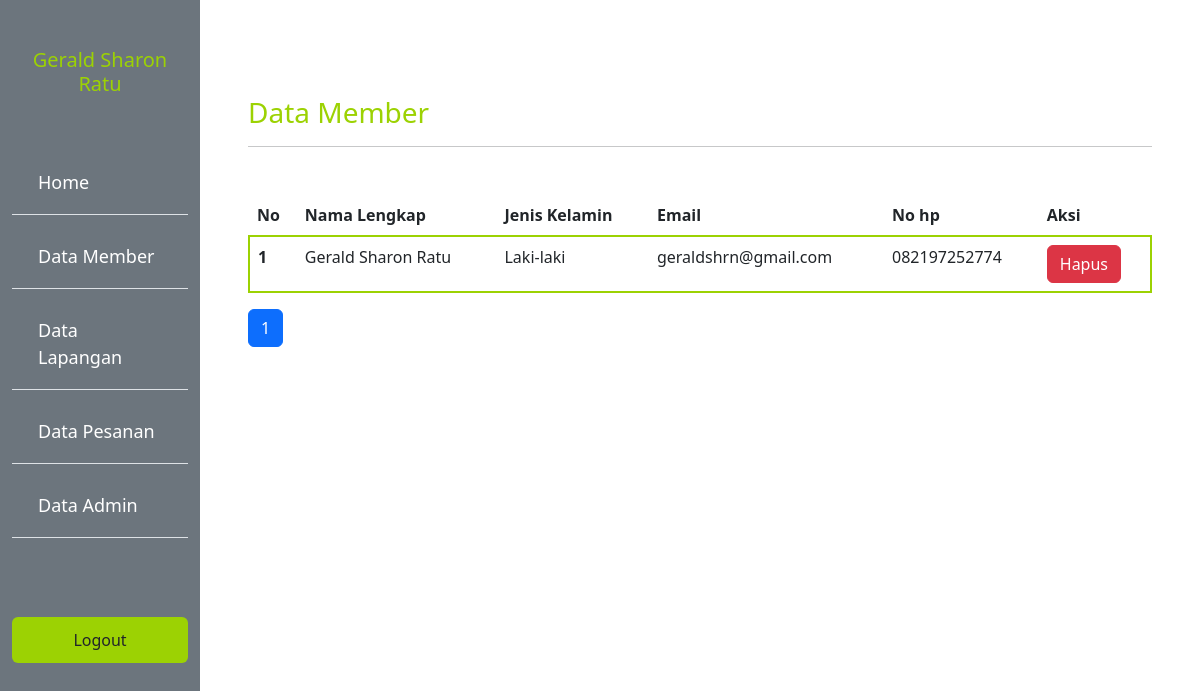
Screenshot of /admin/member.php (signed in) with the database file from the repository.
### tables this page shows
CREATE TABLE `user_212279` (
  `212279_id_user` int(11) NOT NULL,
  `212279_email` varchar(50) NOT NULL,
  `212279_password` varchar(32) NOT NULL,
  `212279_no_handphone` varchar(20) NOT NULL,
  `212279_jenis_kelamin` varchar(10) NOT NULL,
  `212279_nama_lengkap` varchar(60) NOT NULL,
  `212279_alamat` text NOT NULL,
  `212279_foto` text NOT NULL
);

### functions.php (called while the page is built, shortened)
<?php
$conn = mysqli_connect("localhost", "root", "", "dbfutsal");
function query($query)
{
  global $conn;
  $result = mysqli_query($conn, $query);
  $rows = [];
  while ($row = mysqli_fetch_assoc($result)) {
    $rows[] = $row;
  }
  return $rows;
}

### admin/member.php (the view, shortened to what this page needs)
<?php
require "../functions.php";
$jmlHalamanPerData = 5;
$jumlahData = count(query("SELECT * FROM user_212279"));
$jmlHalaman = ceil($jumlahData / $jmlHalamanPerData);
if (isset($_GET["halaman"])) {
  $halamanAktif = $_GET["halaman"];
} else {
  $halamanAktif = 1;
}
$awalData = ($jmlHalamanPerData * $halamanAktif) - $jmlHalamanPerData;
$member = query("SELECT * FROM user_212279 LIMIT $awalData, $jmlHalamanPerData");
?>
<!DOCTYPE html>
<html lang="en">
<head>
  <link rel="stylesheet" href="../style.css">
  <link href="https://cdn.jsdelivr.net/npm/bootstrap@5.3.0-alpha1/dist/css/bootstrap.min.css" rel="stylesheet">
</head>
<body>
  <div class="container-fluid">
    <div class="row min-vh-100">
      <div class="sidebar col-2 bg-secondary">
        <h5 class="mt-5 judul text-center"><?= $_SESSION["username"]; ?></h5>
        <ul class="list-group list-group-flush">
          <li class="list-group-item bg-transparent"><a href="home.php">Home</a></li>
          <li class="list-group-item bg-transparent"><a href="member.php">Data Member</a></li>
          <li class="list-group-item bg-transparent"><a href="lapangan.php">Data Lapangan</a></li>
          <li class="list-group-item bg-transparent"><a href="pesan.php">Data Pesanan</a></li>
          <li class="list-group-item bg-transparent"><a href="admin.php">Data Admin</a></li>
          <li class="list-group-item bg-transparent"></li>
        </ul>
        <a href="../logout.php" class="mt-5 btn btn-inti text-dark">Logout</a>
      </div>
      <div class="col-10 p-5 mt-5">
        <h3 class="judul">Data Member</h3>
        <hr>
        <table class="table table-hover mt-5">
          <thead class="table-inti">
            <tr>
              <th scope="col">No</th>
              <th scope="col">Nama Lengkap</th>
              <th scope="col">Jenis Kelamin</th>
              <th scope="col">Email</th>
              <th scope="col">No hp </th>
              <th scope="col">Aksi</th>
            </tr>
          </thead>
          <form action="" method="post">
            <tbody class="text">
              <?php $i = 1; ?>
              <?php foreach ($member as $row) : ?>
                <tr>
                  <th scope="row"><?= $i; ?></th>
                  <td><?= $row["212279_nama_lengkap"]; ?></td>
                  <td><?= $row["212279_jenis_kelamin"]; ?></td>
                  <td><?= $row["212279_email"]; ?></td>
                  <td><?= $row["212279_no_handphone"]; ?></td>
                  <td>
                    <a href="./controller/hapusMember.php?id=<?= $row["212279_id_user"]; ?>" class="btn btn-danger">Hapus</a>
                  </td>
                </tr>
                <?php $i++; ?>
              <?php endforeach; ?>
            </tbody>
          </form>
        </table>
        <ul class="pagination">
          <?php for ($i = 1; $i <= $jmlHalaman; $i++) : ?>
            <?php if ($i == $halamanAktif) : ?>
              <li class="page-item active"><a class="page-link" href="?halaman=<?= $i; ?>"><?= $i; ?></a></li>
            <?php else : ?>
              <li class="page-item "><a class="page-link" href="?halaman=<?= $i; ?>"><?= $i; ?></a></li>
            <?php endif; ?>
          <?php endfor; ?>
        </ul>
      </div>
</body>
</html>

### style.css (style rules this page uses)
:root { --primary: #9cd203; --hover: #79a300; --bg: #eeeeee; }
.table-inti { background-color: var(--primary); }
.judul { color: var(--primary); }
.text { border: 2px solid var(--primary); border-radius: 8px; background-color: var(--bg); }
.btn-inti { background-color: var(--primary) !important; }
.sidebar ul { list-style: none; margin-top: 50px; }
.sidebar li { color: white; text-decoration: none; font-size: 18px; margin: 5px 0; }
.sidebar a { display: block; color: white; padding: 10px; text-decoration: none; }

### rows the page displays
user_212279: 212279_nama_lengkap "Gerald Sharon Ratu", 212279_jenis_kelamin "Laki-laki", 212279_email "geraldshrn@gmail.com", 212279_no_handphone "082197252774"

### other values shown
$_SESSION["username"] "Gerald Sharon Ratu"
